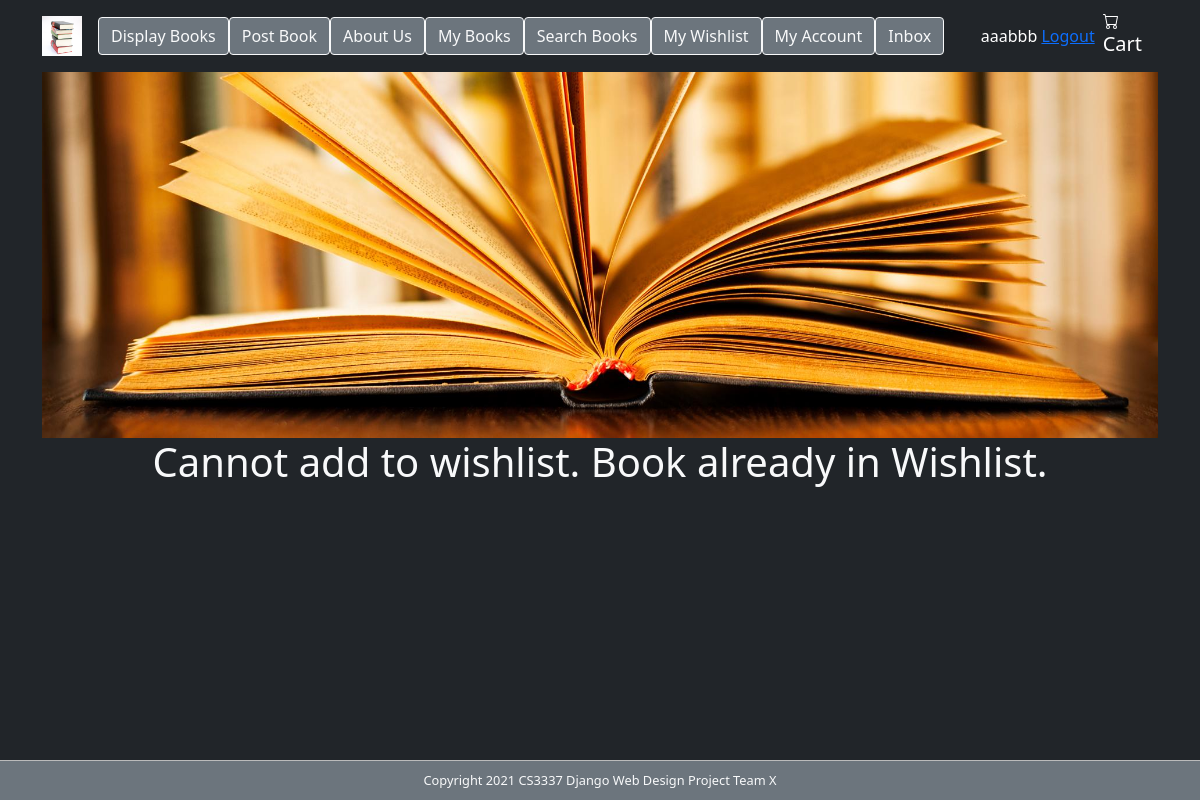
Page /wishlist_error (signed in) on the committed database.
### bookMng/models.py (models this page shows, shortened)
class MainMenu(models.Model):
    item = models.CharField(max_length=200, unique=True)
    link = models.CharField(max_length=200, unique=True)

### bookMng/views.py (the view)
# urls.py: path('wishlist_error', views.wishlist_error, name='wishlist_error'),
@login_required(login_url=reverse_lazy('login'))
def wishlist_error(request):
    return render(request,
                  'bookMng/wishlist_error.html',
                  {
                      'item_list': MainMenu.objects.all(),
                  }
                  )

### bookEx/templates/bookMng/wishlist_error.html (shortened to what this page needs)
<link href="https://cdn.jsdelivr.net/npm/bootstrap@5.1.3/dist/css/bootstrap.min.css"
      rel="stylesheet"
>
{% extends "base.html" %}
{% load static %}
{% block sidenav %}
    {% for item in item_list %}
        <li>
            <a href="{{ item.link}}">
                <button type="button" class="btn btn-secondary btn-outline-light">{{ item.item }}</button>
            </a>
        </li>
    {% endfor %}
{% endblock sidenav %}
{% block content %}
   <h1 align="center"> Cannot add to wishlist. Book already in Wishlist.</h1>
{% endblock content%}

### bookEx/templates/base.html (shortened to what this page needs)
<link href="https://cdn.jsdelivr.net/npm/bootstrap@5.1.3/dist/css/bootstrap.min.css"
      rel="stylesheet"
>
{% load static %}
<!DOCTYPE html>
<html lang="en">
<head>
    <link href="{% static 'main.css' %}" rel="stylesheet" type="text/css">
</head>
<body class="container bg-dark text-light">
<div>
    <header>
        <div>
        <nav class="navbar navbar-expand-lg text-white bg-dark navbar-dark">
            <a class="navbar-brand" href="/"><img src="{% static 'logo.jpg' %}" width="40" height="40" alt="" /></a>
            <div class="collapse navbar-collapse" id="navbarNav">
                <ul class="navbar-nav ">
                    {% block sidenav %}{% endblock sidenav %}
                </ul>
            </div>
            <span class="p-2" style="float: right;">
                {% if user.is_authenticated %}
                    {{ user.username }}
                    <a href="{% url 'logout' %}?next=/">Logout</a>
                {% else %}
                     Not logged in
                    <a href="{% url 'login' %}?next=/">Login</a>
                {% endif %}
            </span>
            <a class="navbar-brand" href="/shoppingcart"></i><br>Cart</a>
        </nav>
        </div>
        <div id="topbanner" >
            <img src="{% static 'topbanner.jpg' %}" alt="" class="w-100 "/>
        </div>
    </header>
        {% block content %}{% endblock content %}
    <br><br><br><br>
    <footer id="footer" class="bg-secondary text-light fixed-bottom">
        Copyright 2021 CS3337 Django Web Design Project Team X
    </footer>
</div>
</body>
</html>

### bookEx/static/main.css (style rules this page uses)
#footer { text-align: center; font-size: 0.8em; margin-top: 5px; padding-top: 10px; padding-bottom: 10px; background-color: #FFFFFF; border-top: thin solid #BBBBBB; clear: both; color: #969696; }

### rows in the picture
MainMenu: item "Display Books"
MainMenu: item "Post Book"
MainMenu: item "About Us"
MainMenu: item "My Books"
MainMenu: item "Search Books"
MainMenu: item "My Wishlist"
MainMenu: item "My Account"
MainMenu: item "Inbox"

### other values in the picture
{{ user.username }} "aaabbb"
